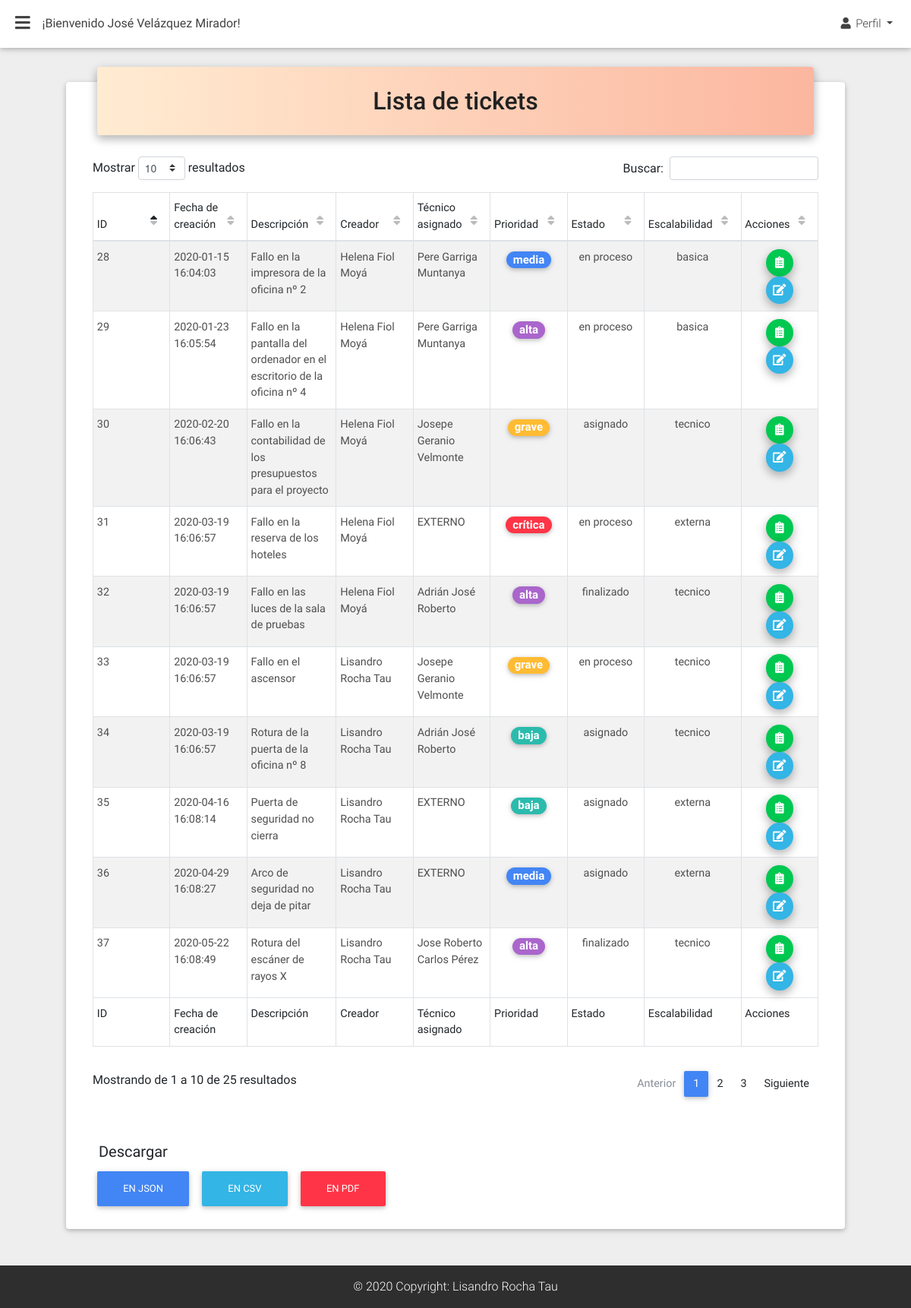
The app's page /practica/admin/lista-tickets.php (signed in) with its own data.
### tables this page shows
CREATE TABLE `tickets` (
  `id` int(9) NOT NULL,
  `fecha` datetime NOT NULL,
  `descripcion` text NOT NULL,
  `creador` int(5) NOT NULL,
  `tecnico` int(5) DEFAULT NULL,
  `prioridad` varchar(9) NOT NULL,
  `estado` varchar(10) NOT NULL,
  `escalabilidad` varchar(10) NOT NULL
);

CREATE TABLE `usuarios` (
  `id` int(9) NOT NULL,
  `nombre` varchar(100) NOT NULL,
  `user` varchar(20) NOT NULL,
  `password` varchar(255) NOT NULL,
  `nivel` int(2) NOT NULL
);

### practica/admin/lista-tickets.php (the view, shortened to what this page needs)
<?php
include_once 'includes/templates/adminHeader.php';
include_once 'includes/funciones/funciones.php';
?>
<main>
  <div class="container-fluid">
    <div class="card card-cascade narrower">
      <section>
        <div class="row">
          <div class="col-xl-12 col-lg-12 mr-0 pb-2">
            <div class="view view-cascade gradient-card-header juicy-peach-gradient text-dark">
              <h2 class="h2-responsive mb-0 font-weight-500">Lista de tickets</h2>
            </div>
            <div class="card-body card-body-cascade pb-0">
              <div class="col-md-12 table-responsive">
                <table id="tabladedatos" class="table table-striped table-bordered table-sm" cellspacing="0" width="100%">
                  <thead>
                    <tr>
                      <th class="th-sm">ID
                      </th>
                      <th class="th-sm">Fecha de creación
                      </th>
                      <th class="th-sm">Descripción
                      </th>
                      <th class="th-sm">Creador
                      </th>
                      <th class="th-sm">Técnico asignado
                      </th>
                      <th class="th-sm">Prioridad
                      </th>
                      <th class="th-sm">Estado
                      </th>
                      <th class="th-sm">Escalabilidad
                      </th>
                      <th class="th-sm">Acciones
                      </th>
                    </tr>
                  </thead>
                  <tbody>
                    <?php
                    try {
                      $sql = "SELECT * FROM tickets;";
                      $resultado = $conn->query($sql);
                    } catch (Exception $e) {
                      $error = $e->getMessage();
                      echo $error;
                    }
                    while($ticket = $resultado->fetch_assoc()) {
                      try {
                        $id_creador = $ticket['creador'];
                        $resultado_creador = $conn->query("SELECT nombre FROM usuarios WHERE id = $id_creador;");
                        $nombre_creador = $resultado_creador->fetch_assoc();
                      } catch (Exception $e) {
                        $error = $e->getMessage();
                        echo $error;
                      }
                      try {
                        $id_tecnico = $ticket['tecnico'];
                        if ($id_tecnico != null) {
                          $resultado_tecnico = $conn->query("SELECT nombre FROM usuarios WHERE id = $id_tecnico;");
                          $nombre_tecnico = $resultado_tecnico->fetch_assoc();
                        } else {
                          $nombre_tecnico['nombre'] = "NO ASIGNADO";
                        }
                      } catch (Exception $e) {
                        $error = $e->getMessage();
                        echo $error;
                      }
                      if ($ticket['prioridad'] == 'baja') {
                        $color = "badge-default";
                      } else if ($ticket['prioridad'] == 'media') {
                        $color = "badge-primary";
                      } else if ($ticket['prioridad'] == 'alta') {
                        $color = "badge-secondary";
                      } else if ($ticket['prioridad'] == 'grave') {
                        $color = "badge-warning";
                      } else {
                        $color = "badge-danger";
                      }
                      ?>
                      <tr>
                        <td><?php echo $ticket['id']; ?></td>
                        <td><?php echo $ticket['fecha']; ?></td>
                        <td><?php echo $ticket['descripcion']; ?></td>
                        <td><?php echo $nombre_creador['nombre']; ?></td>
                        <td>
                          <?php
                          if ($ticket['escalabilidad'] == "externa") {
                            echo "EXTERNO";
                          } else {
                            echo $nombre_tecnico['nombre'];
                          }
                          ?>
                      </td>
                        <td class="text-center font-weight-bold"><h5><span class="badge badge-pill <?php echo $color; ?>"><?php echo $ticket['prioridad']; ?></span></h5></td>
                        <td class="text-center"><?php echo $ticket['estado']; ?></td>
                        <td class="text-center"><?php echo $ticket['escalabilidad']; ?></td>
                        <td class="text-center">
                          <a href="historico-ticket.php?id=<?php echo $ticket['id']; ?>" class="btn-floating btn-sm success-color my-0 waves-effect waves-light ml-3 mr-3">
                            <i class="fas fa-clipboard-list dark-text"></i>
                          </a>
                          <a href="editar-ticket.php?id=<?php echo $ticket['id']; ?>" class="btn-floating btn-sm info-color my-0 waves-effect waves-light ml-3 mr-3">
                            <i class="fas fa-edit dark-text"></i>
                          </a>
                        </td>
                      </tr>
                      <?php } ?>
                  </tbody>
                  <tfoot>
                    <tr>
                      <th>ID
                      </th>
                      <th>Fecha de creación
                      </th>
                      <th>Descripción
                      </th>
                      <th>Creador
                      </th>
                      <th>Técnico asignado
                      </th>
                      <th>Prioridad
                      </th>
                      <th>Estado
                      </th>
                      <th>Escalabilidad
                      </th>
                      <th>Acciones
                      </th>
                    </tr>
                  </tfoot>
                </table>
              </div>
            </div>
          </div>
        </div>
        <div class="row">
          <div class="col-xl-12 col-lg-12 mr-0 pb-2">
            <div class="card-body card-body-cascade pb-0">
              <div class="col-md-12">
                <h5 class="ml-2">Descargar</h5>
                <p class="lead">
                  <button id="json" class="btn btn-primary">EN JSON</button>
                  <button id="csv" class="btn btn-info">EN CSV</button>
                  <button class="btn btn-danger" onclick="return xepOnline.Formatter.Format('tabladedatos',{render:'download'});">EN PDF</button>
                </p>
              </div>
            </div>
          </div>
        </div>
      </section>
    </div>
  </div>
</main>
<?php include_once 'includes/templates/adminFooter.php'; ?>

### records on screen
tickets: id "28", fecha "2020-01-15 16:04:03", descripcion "Fallo en la impresora de la oficina nº 2", usuarios.nombre "Helena Fiol Moyá", usuarios.nombre "Pere Garriga Muntanya", prioridad "media", estado "en proceso", escalabilidad "basica"
tickets: id "29", fecha "2020-01-23 16:05:54", descripcion "Fallo en la pantalla del ordenador en el escritorio de la oficina nº 4", usuarios.nombre "Helena Fiol Moyá", usuarios.nombre "Pere Garriga Muntanya", prioridad "alta", estado "en proceso", escalabilidad "basica"
tickets: id "30", fecha "2020-02-20 16:06:43", descripcion "Fallo en la contabilidad de los presupuestos para el proyecto", usuarios.nombre "Helena Fiol Moyá", usuarios.nombre "Josepe Geranio Velmonte", prioridad "grave", estado "asignado", escalabilidad "tecnico"
tickets: id "31", fecha "2020-03-19 16:06:57", descripcion "Fallo en la reserva de los hoteles", usuarios.nombre "Helena Fiol Moyá", shows "EXTERNO", prioridad "crítica", estado "en proceso", escalabilidad "externa"
tickets: id "32", fecha "2020-03-19 16:06:57", descripcion "Fallo en las luces de la sala de pruebas", usuarios.nombre "Helena Fiol Moyá", usuarios.nombre "Adrián José Roberto", prioridad "alta", estado "finalizado", escalabilidad "tecnico"
tickets: id "33", fecha "2020-03-19 16:06:57", descripcion "Fallo en el ascensor", usuarios.nombre "Lisandro Rocha Tau", usuarios.nombre "Josepe Geranio Velmonte", prioridad "grave", estado "en proceso", escalabilidad "tecnico"
tickets: id "34", fecha "2020-03-19 16:06:57", descripcion "Rotura de la puerta de la oficina nº 8", usuarios.nombre "Lisandro Rocha Tau", usuarios.nombre "Adrián José Roberto", prioridad "baja", estado "asignado", escalabilidad "tecnico"
tickets: id "35", fecha "2020-04-16 16:08:14", descripcion "Puerta de seguridad no cierra", usuarios.nombre "Lisandro Rocha Tau", shows "EXTERNO", prioridad "baja", estado "asignado", escalabilidad "externa"
tickets: id "36", fecha "2020-04-29 16:08:27", descripcion "Arco de seguridad no deja de pitar", usuarios.nombre "Lisandro Rocha Tau", shows "EXTERNO", prioridad "media", estado "asignado", escalabilidad "externa"
tickets: id "37", fecha "2020-05-22 16:08:49", descripcion "Rotura del escáner de rayos X", usuarios.nombre "Lisandro Rocha Tau", usuarios.nombre "Jose Roberto Carlos Pérez", prioridad "alta", estado "finalizado", escalabilidad "tecnico"

### other values on screen
$_SESSION['nombre'] "José Velázquez Mirador"
